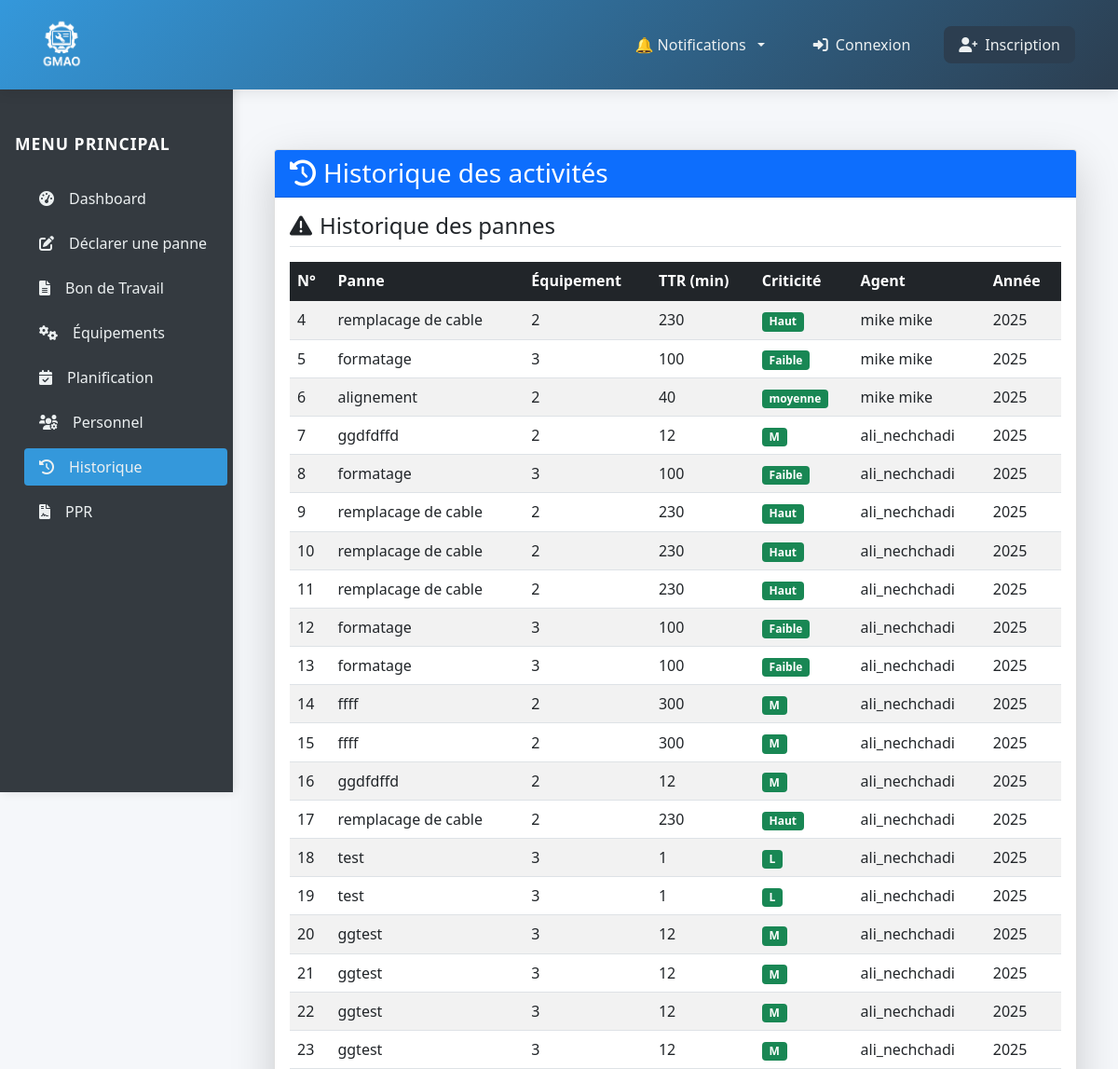
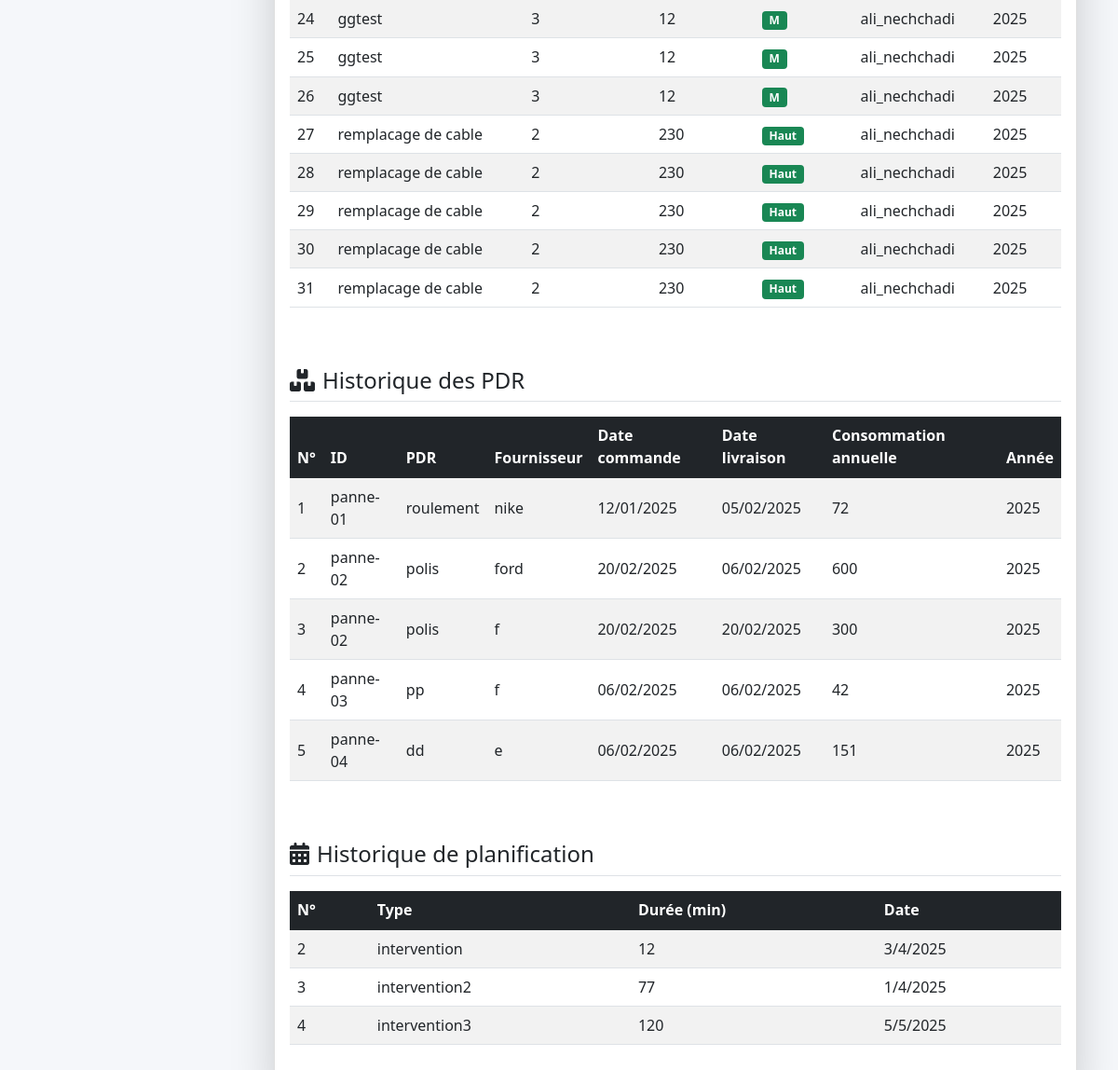
Page /comptes/historique/ on the committed database (2 pictures, top to bottom).
### monapp/models.py (models this page shows)
class Historique_de_pannes(models.Model):
    class CriticiteChoices(models.TextChoices):
        LOW = 'L', _('Faible')
        MEDIUM = 'M', _('Moyenne')
        HIGH = 'H', _('Haute')
    id = models.AutoField(primary_key=True)
    equipment = models.ForeignKey(
        'Equipment',
        on_delete=models.CASCADE,
        verbose_name=_("Équipement"),
        related_name='pannes'
    )
    panne = models.TextField(_("Description de la panne"))
    ttr = models.IntegerField()
    criticite = models.CharField(
        _("Criticité"),
        max_length=1,
        choices=CriticiteChoices.choices,
        default=CriticiteChoices.MEDIUM
    )
    agent = models.CharField(_("Agent responsable"), max_length=100)
    annee_panne = models.PositiveIntegerField(
        _("Année de panne"),
        validators=[
            MinValueValidator(2000),
            MaxValueValidator(2100)
        ]
    )

class HistoriquePlanning(models.Model):
    N = models.AutoField(primary_key=True)
    type = models.CharField(max_length=200)
    duree = models.IntegerField()
    jour = models.IntegerField()
    mois = models.IntegerField()
    ans = models.IntegerField()

### monapp/views.py (the view)
# urls.py: path('comptes/historique/', views.Historique, name='historique'),
def Historique(request):
    historique = Historique_de_pannes.objects.all()
    historiquePDR = Historique_de_PDR.objects.all()
    historiqueplanning=HistoriquePlanning.objects.all()
    return render(request, 'monapp/historique.html',{'historique': historique,'historiquePDR': historiquePDR,'historiqueplanning':historiqueplanning})

### monapp/templates/monapp/historique.html (shortened to what this page needs)
{% extends 'monapp/base.html' %}
{% load static %}
{% block content %}
<html lang="fr">
<head>
</head>
<body>
   <div class="container-fluid">
        <div class="row flex-nowrap">
            <div class="col-auto col-md-3 col-xl-2 px-0 sidebar">
                <div class="d-flex flex-column align-items-center align-items-sm-start px-3 pt-4 text-white min-vh-100">
                    <h5 class="sidebar-title mb-4">Menu Principal</h5>
                    <ul class="nav nav-pills flex-column mb-sm-auto mb-0 align-items-center align-items-sm-start w-100">
                        <li class="nav-item w-100">
                            <a href="{% url 'accueil' %}" class="nav-link text-white">
                                <i class="fas fa-tachometer-alt me-2"></i>Dashboard
                            </a>
                        </li>
                        <li class="nav-item w-100">
                            <a href="{% url 'declarer_panne' %}" class="nav-link text-white">
                                <i class="fa-solid fa-pen-to-square me-2"></i>Déclarer une panne
                            </a>
                        </li>
                        <li class="nav-item w-100">
                            <a href="{% url 'bon_form' %}" class="nav-link text-white">
                                <i class="fas fa-file-alt me-2"></i>Bon de Travail
                            </a>
                        </li>
                        <li class="nav-item w-100">
                            <a href="{% url 'equipments' %}" class="nav-link text-white">
                                <i class="fas fa-cogs me-2"></i>Équipements
                            </a>
                        </li>
                        <li class="nav-item w-100">
                            <a href="{% url 'planning' %}" class="nav-link text-white">
                                <i class="fas fa-calendar-check me-2"></i>Planification
                            </a>
                        </li>
                        <li class="nav-item w-100">
                            <a href="{% url 'personnel_list' %}" class="nav-link text-white">
                                <i class="fas fa-users-cog me-2"></i>Personnel
                            </a>
                        </li>
                        <li class="nav-item w-100">
                            <a href="{% url 'historique' %}" class="nav-link text-white active ">
                                <i class="fas fa-history me-2"></i>Historique
                            </a>
                        </li>
                        <li class="nav-item w-100">
                            <a href="{% url 'dashboard' %}" class="nav-link text-white">
                                <i class="fas fa-file-contract me-2"></i>PPR
                            </a>
                        </li>
                    </ul>
                </div>
            </div>
            <main class="col py-3 main-content">
                <div class="container mt-4">
                    <div class="card shadow-lg">
                        <div class="card-header bg-primary text-white">
                            <h3 class="mb-0">
                                <i class="fas fa-history me-2"></i>Historique des activités
                            </h3>
                        </div>
                        <div class="card-body">
                            <div class="mb-5">
                                <h4 class="mb-3 border-bottom pb-2">
                                    <i class="fas fa-exclamation-triangle me-2"></i>Historique des pannes
                                </h4>
                                <div class="table-responsive">
                                    <table class="table table-hover table-striped align-middle">
                                        <thead class="table-dark">
                                            <tr>
                                                <th>N°</th>
                                                <th>Panne</th>
                                                <th>Équipement</th>
                                                <th>TTR (min)</th>
                                                <th>Criticité</th>
                                                <th>Agent</th>
                                                <th>Année</th>
                                            </tr>
                                        </thead>
                                        <tbody>
                                            {% for H in historique %}
                                            <tr>
                                                <td>{{ H.id }}</td>
                                                <td>{{ H.panne }}</td>
                                                <td>{{ H.equipment_id }}</td>
                                                <td>{{ H.ttr }}</td>
                                                <td>
                                                    <span class="badge bg-{% if H.criticite == 'Haute' %}danger{% elif H.criticite == 'Moyenne' %}warning{% else %}success{% endif %}">
                                                        {{ H.criticite }}
                                                    </span>
                                                </td>
                                                <td>{{ H.agent }}</td>
                                                <td>{{ H.annee_panne }}</td>
                                            </tr>
                                            {% empty %}
                                            <tr>
                                                <td colspan="7" class="text-center text-muted py-4">
                                                    <i class="fas fa-exclamation-circle me-2"></i>Aucune panne enregistrée
                                                </td>
                                            </tr>
                                            {% endfor %}
                                        </tbody>
                                    </table>
                                </div>
                            </div>
                            <div class="mb-5">
                                <h4 class="mb-3 border-bottom pb-2">
                                    <i class="fas fa-boxes me-2"></i>Historique des PDR
                                </h4>
                                <div class="table-responsive">
                                    <table class="table table-hover table-striped align-middle">
                                        <thead class="table-dark">
                                            <tr>
                                                <th>N°</th>
                                                <th>ID</th>
                                                <th>PDR</th>
                                                <th>Fournisseur</th>
                                                <th>Date commande</th>
                                                <th>Date livraison</th>
                                                <th>Consommation annuelle</th>
                                                <th>Année</th>
                                            </tr>
                                        </thead>
                                        <tbody>
                                            {% for Hi in historiquePDR %}
                                            <tr>
                                                <td>{{ Hi.N }}</td>
                                                <td>{{ Hi.ID }}</td>
                                                <td>{{ Hi.PDR }}</td>
                                                <td>{{ Hi.fournisseur }}</td>
                                                <td>{{ Hi.date_commande|date:"d/m/Y" }}</td>
                                                <td>{{ Hi.date_livraison|date:"d/m/Y" }}</td>
                                                <td>{{ Hi.consomation }}</td>
                                                <td>{{ Hi.ans }}</td>
                                            </tr>
                                            {% empty %}
                                            <tr>
                                                <td colspan="8" class="text-center text-muted py-4">
                                                    <i class="fas fa-exclamation-circle me-2"></i>Aucun PDR enregistré
                                                </td>
                                            </tr>
                                            {% endfor %}
                                        </tbody>
                                    </table>
                                </div>
                            </div>
                            <div class="mb-3">
                                <h4 class="mb-3 border-bottom pb-2">
                                    <i class="fas fa-calendar-alt me-2"></i>Historique de planification
                                </h4>
                                <div class="table-responsive">
                                    <table class="table table-hover table-striped align-middle">
                                        <thead class="table-dark">
                                            <tr>
                                                <th>N°</th>
                                                <th>Type</th>
                                                <th>Durée (min)</th>
                                                <th>Date</th>
                                            </tr>
                                        </thead>
                                        <tbody>
                                            {% for Hw in historiqueplanning %}
                                            <tr>
                                                <td>{{ Hw.N }}</td>
                                                <td>{{ Hw.type }}</td>
                                                <td>{{ Hw.duree }}</td>
                                                <td>{{ Hw.jour }}/{{ Hw.mois }}/{{ Hw.ans }}</td>
                                            </tr>
                                            {% empty %}
                                            <tr>
                                                <td colspan="4" class="text-center text-muted py-4">
                                                    <i class="fas fa-exclamation-circle me-2"></i>Aucune planification enregistrée
                                                </td>
                                            </tr>
                                            {% endfor %}
                                        </tbody>
                                    </table>
                                </div>
                            </div>
                        </div>
                    </div>
                </div>
            </main>
        </div>
    </div>
</body>
</html>
{% endblock %}

### monapp/templates/monapp/base.html (shortened to what this page needs)
<!DOCTYPE html>
{% load static %}
<html lang="fr">
<head>
    <link href="https://cdn.jsdelivr.net/npm/bootstrap@5.1.3/dist/css/bootstrap.min.css" rel="stylesheet">
    <link rel="stylesheet" href="https://cdnjs.cloudflare.com/ajax/libs/font-awesome/6.0.0/css/all.min.css">
</head>
<body>
    <nav class="top-nav navbar navbar-expand-lg navbar-dark">
        <div class="container-fluid">
            <a class="navbar-brand" href="{% url 'accueil' %}">
                <img src="{% static 'monapp/images/logo1.png' %}" alt="Logo" class="brand-logo">
            </a>
            <div class="collapse navbar-collapse" id="topNav">
                <ul class="navbar-nav ms-auto">
                   <li class="nav-item dropdown">
                <a class="nav-link dropdown-toggle position-relative" href="#" id="notifDropdown" role="button" data-toggle="dropdown" aria-haspopup="true" aria-expanded="false">
                     🔔 Notifications
  </a>
</li>
                    {% if user.is_authenticated %}
                        <li class="nav-item dropdown">
                            <a class="nav-link" href="#" data-bs-toggle="dropdown">
                                <i class="fas fa-user-circle"></i> {{ user.username }}
                            </a>
                            <ul class="dropdown-menu dropdown-menu-end">
                                <li><a class="dropdown-item" href="#"><i class="fas fa-cog me-2"></i>Paramètres</a></li>
                                <li><hr class="dropdown-divider"></li>
                                <li>
                                    <form action="{% url 'logout' %}" method="post">
                                        {% csrf_token %}
                                        <button type="submit" class="dropdown-item">
                                            <i class="fas fa-sign-out-alt me-2"></i>Déconnexion
                                        </button>
                                    </form>
                                </li>
                            </ul>
                        </li>
                    {% else %}
                        <li class="nav-item">
                            <a class="nav-link" href="{% url 'login' %}">
                                <i class="fas fa-sign-in-alt"></i> Connexion
                            </a>
                        </li>
                        <li class="nav-item">
                            <a class="nav-link btn btn-primary" href="{% url 'inscription' %}">
                                <i class="fas fa-user-plus"></i> Inscription
                            </a>
                        </li>
                    {% endif %}
                </ul>
            </div>
        </div>
    </nav>
    <main>
        {% block content %}{% endblock %}
    </main>
</body>
</html>

### rows in the picture
Historique_de_pannes: id "4", panne "remplacage de cable", equipment_id "2", ttr "230", criticite "Haut", agent "mike mike", annee_panne "2025"
Historique_de_pannes: id "5", panne "formatage", equipment_id "3", ttr "100", criticite "Faible", agent "mike mike", annee_panne "2025"
Historique_de_pannes: id "6", panne "alignement", equipment_id "2", ttr "40", criticite "moyenne", agent "mike mike", annee_panne "2025"
Historique_de_pannes: id "7", panne "ggdfdffd", equipment_id "2", ttr "12", criticite "M", agent "ali_nechchadi", annee_panne "2025"
Historique_de_pannes: id "8", panne "formatage", equipment_id "3", ttr "100", criticite "Faible", agent "ali_nechchadi", annee_panne "2025"
Historique_de_pannes: id "9", panne "remplacage de cable", equipment_id "2", ttr "230", criticite "Haut", agent "ali_nechchadi", annee_panne "2025"
Historique_de_pannes: id "10", panne "remplacage de cable", equipment_id "2", ttr "230", criticite "Haut", agent "ali_nechchadi", annee_panne "2025"
Historique_de_pannes: id "11", panne "remplacage de cable", equipment_id "2", ttr "230", criticite "Haut", agent "ali_nechchadi", annee_panne "2025"
Historique_de_pannes: id "12", panne "formatage", equipment_id "3", ttr "100", criticite "Faible", agent "ali_nechchadi", annee_panne "2025"
Historique_de_pannes: id "13", panne "formatage", equipment_id "3", ttr "100", criticite "Faible", agent "ali_nechchadi", annee_panne "2025"
Historique_de_pannes: id "14", panne "ffff", equipment_id "2", ttr "300", criticite "M", agent "ali_nechchadi", annee_panne "2025"
Historique_de_pannes: id "15", panne "ffff", equipment_id "2", ttr "300", criticite "M", agent "ali_nechchadi", annee_panne "2025"
Historique_de_pannes: id "16", panne "ggdfdffd", equipment_id "2", ttr "12", criticite "M", agent "ali_nechchadi", annee_panne "2025"
Historique_de_pannes: id "17", panne "remplacage de cable", equipment_id "2", ttr "230", criticite "Haut", agent "ali_nechchadi", annee_panne "2025"
Historique_de_pannes: id "18", panne "test", equipment_id "3", ttr "1", criticite "L", agent "ali_nechchadi", annee_panne "2025"
Historique_de_pannes: id "19", panne "test", equipment_id "3", ttr "1", criticite "L", agent "ali_nechchadi", annee_panne "2025"
Historique_de_pannes: id "20", panne "ggtest", equipment_id "3", ttr "12", criticite "M", agent "ali_nechchadi", annee_panne "2025"
Historique_de_pannes: id "21", panne "ggtest", equipment_id "3", ttr "12", criticite "M", agent "ali_nechchadi", annee_panne "2025"
Historique_de_pannes: id "22", panne "ggtest", equipment_id "3", ttr "12", criticite "M", agent "ali_nechchadi", annee_panne "2025"
Historique_de_pannes: id "23", panne "ggtest", equipment_id "3", ttr "12", criticite "M", agent "ali_nechchadi", annee_panne "2025"
Historique_de_pannes: id "24", panne "ggtest", equipment_id "3", ttr "12", criticite "M", agent "ali_nechchadi", annee_panne "2025"
Historique_de_pannes: id "25", panne "ggtest", equipment_id "3", ttr "12", criticite "M", agent "ali_nechchadi", annee_panne "2025"
Historique_de_pannes: id "26", panne "ggtest", equipment_id "3", ttr "12", criticite "M", agent "ali_nechchadi", annee_panne "2025"
Historique_de_pannes: id "27", panne "remplacage de cable", equipment_id "2", ttr "230", criticite "Haut", agent "ali_nechchadi", annee_panne "2025"
Historique_de_pannes: id "28", panne "remplacage de cable", equipment_id "2", ttr "230", criticite "Haut", agent "ali_nechchadi", annee_panne "2025"
Historique_de_pannes: id "29", panne "remplacage de cable", equipment_id "2", ttr "230", criticite "Haut", agent "ali_nechchadi", annee_panne "2025"
Historique_de_pannes: id "30", panne "remplacage de cable", equipment_id "2", ttr "230", criticite "Haut", agent "ali_nechchadi", annee_panne "2025"
Historique_de_pannes: id "31", panne "remplacage de cable", equipment_id "2", ttr "230", criticite "Haut", agent "ali_nechchadi", annee_panne "2025"
HistoriquePlanning: N "2", type "intervention", duree "12", jour "3", mois "4", ans "2025"
HistoriquePlanning: N "3", type "intervention2", duree "77", jour "1", mois "4", ans "2025"
HistoriquePlanning: N "4", type "intervention3", duree "120", jour "5", mois "5", ans "2025"

### other values in the picture
{{ Hi.N }} "1" "2" "3" "4" "5"
{{ Hi.ID }} "panne-01" "panne-02" "panne-02" "panne-03" "panne-04"
{{ Hi.PDR }} "roulement" "polis" "polis" "pp" "dd"
{{ Hi.fournisseur }} "nike" "ford" "f" "f" "e"
{{ Hi.date_commande|date:"d/m/Y" }} "12/01/2025" "20/02/2025" "20/02/2025" "06/02/2025" "06/02/2025"
{{ Hi.date_livraison|date:"d/m/Y" }} "05/02/2025" "06/02/2025" "20/02/2025" "06/02/2025" "06/02/2025"
{{ Hi.consomation }} "72" "600" "300" "42" "151"
{{ Hi.ans }} "2025" "2025" "2025" "2025" "2025"
